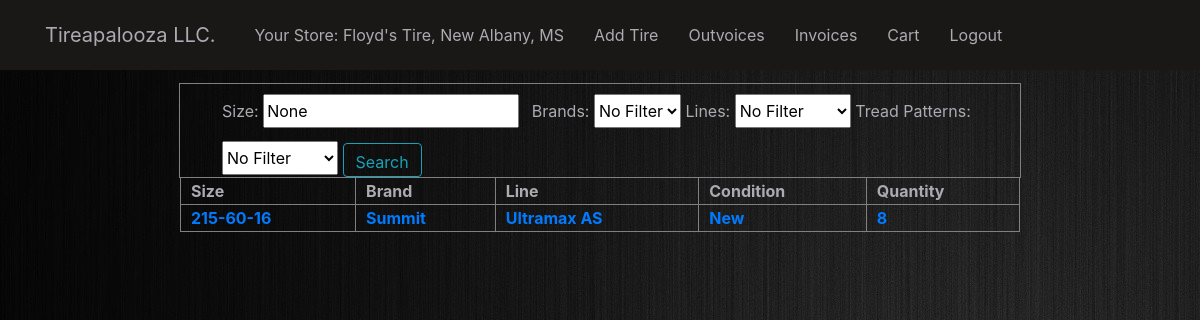
Before: / (signed in) with the older database file.
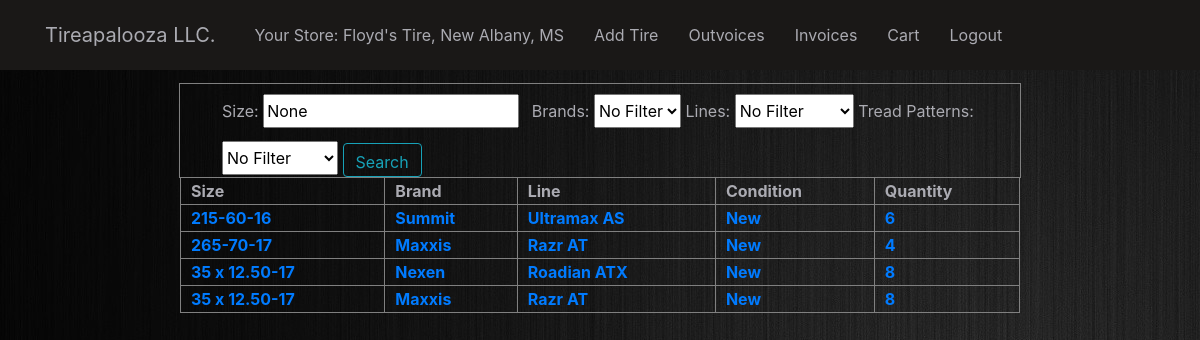
After: the same page with the newer database file.
### app/models.py (models this page shows, shortened)
class Profile(models.Model):
    user = models.OneToOneField(User, on_delete=models.CASCADE)
    store = models.ForeignKey(
        Store, on_delete=models.CASCADE, related_name="staff_members"
    )

class Store(models.Model):
    store_name = models.CharField(max_length=100)
    location = models.CharField(max_length=200)
    def __str__(self):
        return self.store_name + ", " + self.location

class Tire(models.Model):
    PATTERNS = (
        ("Street Tread", "Street Tread"),
        ("All-Terrain", "All-Terrain"),
        ("Mud Terrain", "Mud-Terrain"),
    )
    CONDITIONS = (
        (1, "Heavily Used"),
        (2, "Used"),
        (3, "Good"),
        (4, "New"),
    )
    brand = models.CharField(max_length=200, null=True)
    line = models.CharField(max_length=200, null=True)
    size = models.CharField(max_length=200, null=True)
    mileage_rating = models.CharField(max_length=40, null=True)
    base_price = models.FloatField(null=True)
    tread_pattern = models.CharField(max_length=200, null=True, choices=PATTERNS)
    condition = models.IntegerField(null=True, choices=CONDITIONS)
    adjusted_price = models.FloatField(null=True, blank=True, default=None)
    quantity = models.IntegerField(default=0)
    store = models.ForeignKey(
        Store, on_delete=models.CASCADE, related_name="inventory", null=True, blank=True
    )
    order_qty = models.IntegerField(null=True)

### app/decorators.py (the view)
        def wrapper_func(request, *args, **kwargs):
            group = "None"
            if request.user.groups.exists():
                group = request.user.groups.all()[0].name
            if group in allowed_roles:
                return view_func(request, *args, **kwargs)
            else:
                return redirect("logout")

### app/views.py (called while the page is built)
@login_required
def logged_in_check_function(request):
    logged_in_check = False
    if request.user in User.objects.all():
        logged_in_check = True
    return logged_in_check

### app/templates/home.html (shortened to what this page needs)
{% extends 'base.html' %}
{% block content %}
<div id="search_page_container">
  <div id="search_filters">
    <form id="search_form" action="{% url 'home' %}" method="POST">
      <span>
        <label>Size:</label>
        <input name="size" type="text" required="False" value="None" /></span>
      <span><label class="ml-2">Brands:</label>
        <select name="brand" id="brand">
          <option value="None">No Filter</option>
        </select></span>
      <span><label>Lines:</label>
        <select name="line" id="line">
          <option value="None">No Filter</option>
        </select></span>
      <span><label>Tread Patterns:</label>
        <select name="tread_pattern" id="tread_pattern">
          <option value="None">No Filter</option>
        </select></span>
      <input class="btn btn-outline-info" type="submit" value="Search" />
    </form>
  </div>
  <table border=1 frame=1 rules=columns>
    <tr>
      <th>Size</th>
      <th>Brand</th>
      <th>Line</th>
      <th>Condition</th>
      <th>Quantity</th>
    </tr>
    {% for tire in tires %}
    <tr>
      <th>
        <a href="{% url 'tire_info' tire.id %}"> {{ tire.size }} </a>
      </th>
      <th>
        <a href="{% url 'tire_info' tire.id %}"> {{ tire.brand }} </a>
      </th>
      <th>
        <a href="{% url 'tire_info' tire.id %}"> {{ tire.line }} </a>
      </th>
      <th>
        <a href="{% url 'tire_info' tire.id%}"> {{tire.get_condition_display}}</a>
      </th>
      <th>
        <a href="{% url 'tire_info' tire.id %}"> {{ tire.quantity }} </a>
      </th>
    </tr>
    {% endfor %}
  </table>
  {% endblock content %}

### app/templates/base.html (shortened to what this page needs)
{% load static %}
<!DOCTYPE html>
<html lang="en">
  <head>
    <link
      rel="stylesheet"
      href="https://maxcdn.bootstrapcdn.com/bootstrap/4.0.0/css/bootstrap.min.css"
    />
    <link rel="stylesheet" type="text/css" href="{% static 'base.css' %}" />
  </head>
  <body>
    <header class="site-header">
      <nav class="navbar navbar-expand-md navbar-dark bg-steel fixed-top">
        <div class="container">
          <a
            class="navbar-brand mr-4"
            href="{% url 'home' %}"
            style="color: #ababb2"
            >Tireapalooza LLC.</a
          >
          <div class="collapse navbar-collapse">
            <div class="navbar-nav">
              {% if user.is_authenticated %}
              <li class="nav-item nav-link">
                Your Store: {{request.user.profile.store}}
              </li>
              {% if request.path != "/add_tire/" %}
              <a class="nav-item nav-link" href="{% url 'add_tire_form' %}"
                >Add Tire</a
              >
              {% endif %} {% if request.path != "/view_outvoices/" %}
              <a class="nav-item nav-link" href=" {% url 'view_outvoices' %}"
                >Outvoices</a
              >
              {% endif %} {% if request.path != "/view_invoices/" %}
              <a class="nav-item nav-link" href=" {% url 'view_invoices' %}"
                >Invoices</a
              >
              {% endif %} {% if request.path != "/cart/" %}
              <a class="nav-item nav-link" href=" {% url 'cart' %}">Cart</a>
              {% endif %}  {% if request.path != "/logout/" %}
              <a class="nav-item nav-link" href=" {% url 'logout' %}">Logout</a>
              {% endif %}
              {% endif %}
            </div>
          </div>
        </div>
      </nav>
    </header>
    <div id="test_div">
      <div id="block_container">
        {% block content %}{% endblock content %}
      </div>
    </div>
  </body>
</html>

### app/static/base.css (style rules this page uses)
body { background-color: #ababb2; color: #ababb2; margin-top: 7%; background-image: url("image/unitproject.jpeg") }
.bg-steel { background-color: #1a1817; }
.site-header .navbar-nav .nav-link { margin-left: auto; margin-right: auto; color: #ababb2; padding: 15px; }
tr, th, table { padding-left: 10px; padding-right: 10px; font-size: 1em; }
#block_container { margin-left: auto; margin-right: auto; width: 70%; display: flex; flex-direction: column; justify-content: center; }
#search_page_container { display: flex; flex-direction: column; }
#search_filters { display: flex; justify-content: center; outline: 1px gray solid; }
#search_form { width: 90%; padding-top: 10px; }
#search_form label, #search_form input, #search_form select { height: 34px; }
#search_form label { font-size: 1em; }

Changed rows visible on the page:
changed Tire "Summit": quantity "8" → "6"
now on this page (row edited): Tire: size "265-70-17", brand "Maxxis", line "Razr AT", condition "New", quantity "4"
now on this page (row edited): Tire: size "35 x 12.50-17", brand "Nexen", line "Roadian ATX", condition "New", quantity "8"
added Tire: size "35 x 12.50-17", brand "Maxxis", line "Razr AT", condition "New", quantity "8"
